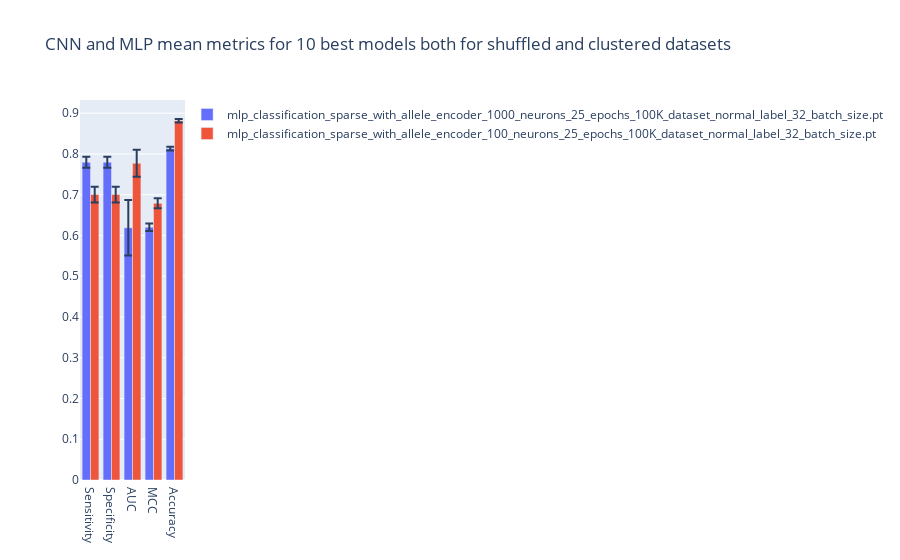

The notebook cell saved with this chart:
### Code cell
# Draw metrics comparison between shuffled, clustered models for the CNN and MLP:
models_metrics_path = "./best_models_metrics.csv"
df = pd.read_csv(models_metrics_path)
fig = go.Figure()
x = ["Sensitivity", "Specificity", "AUC", "MCC", "Accuracy"]
for model_path in df["model_path"]:
    fig.add_trace(go.Bar(
        x=x,
        y=df.loc[df["model_path"]==model_path,
            ["sensitivity_mean", "specificity_mean", "auc_mean", "mcc_mean", "accuracy_mean"]].values[0],
        name=model_path,
        error_y=dict(
            type="data",
            array=df.loc[df["model_path"]==model_path,
                ["sensitivity_std", "specificity_std", "auc_std", "mcc_std", "accuracy_std"]].values[0],
        )
    ))
fig.update_layout(
    barmode="group",
    title_text="CNN and MLP mean metrics for 10 best models both for shuffled and clustered datasets",
)
fig.show()

### Figure 1 — Plotly figure (JSON) as saved in the notebook; plotly's stock layout.template omitted (floating-point values rounded to 4 significant figures)
{"data": [{"error_y": {"array": [0.01361, 0.01361, 0.06784, 0.00918, 0.004496], "type": "data"}, "name": "mlp_classification_sparse_with_allele_encoder_1000_neurons_25_epochs_100K_dataset_normal_label_32_batch_size.pt", "type": "bar", "x": ["Sensitivity", "Specificity", "AUC", "MCC", "Accuracy"], "y": [0.7796, 0.7796, 0.6189, 0.6204, 0.8131]}, {"error_y": {"array": [0.01927, 0.01927, 0.03323, 0.01227, 0.004229], "type": "data"}, "name": "mlp_classification_sparse_with_allele_encoder_100_neurons_25_epochs_100K_dataset_normal_label_32_batch_size.pt", "type": "bar", "x": ["Sensitivity", "Specificity", "AUC", "MCC", "Accuracy"], "y": [0.7004, 0.7004, 0.7772, 0.6789, 0.8815]}], "layout": {"barmode": "group", "title": {"text": "CNN and MLP mean metrics for 10 best models both for shuffled and clustered datasets"}}}
